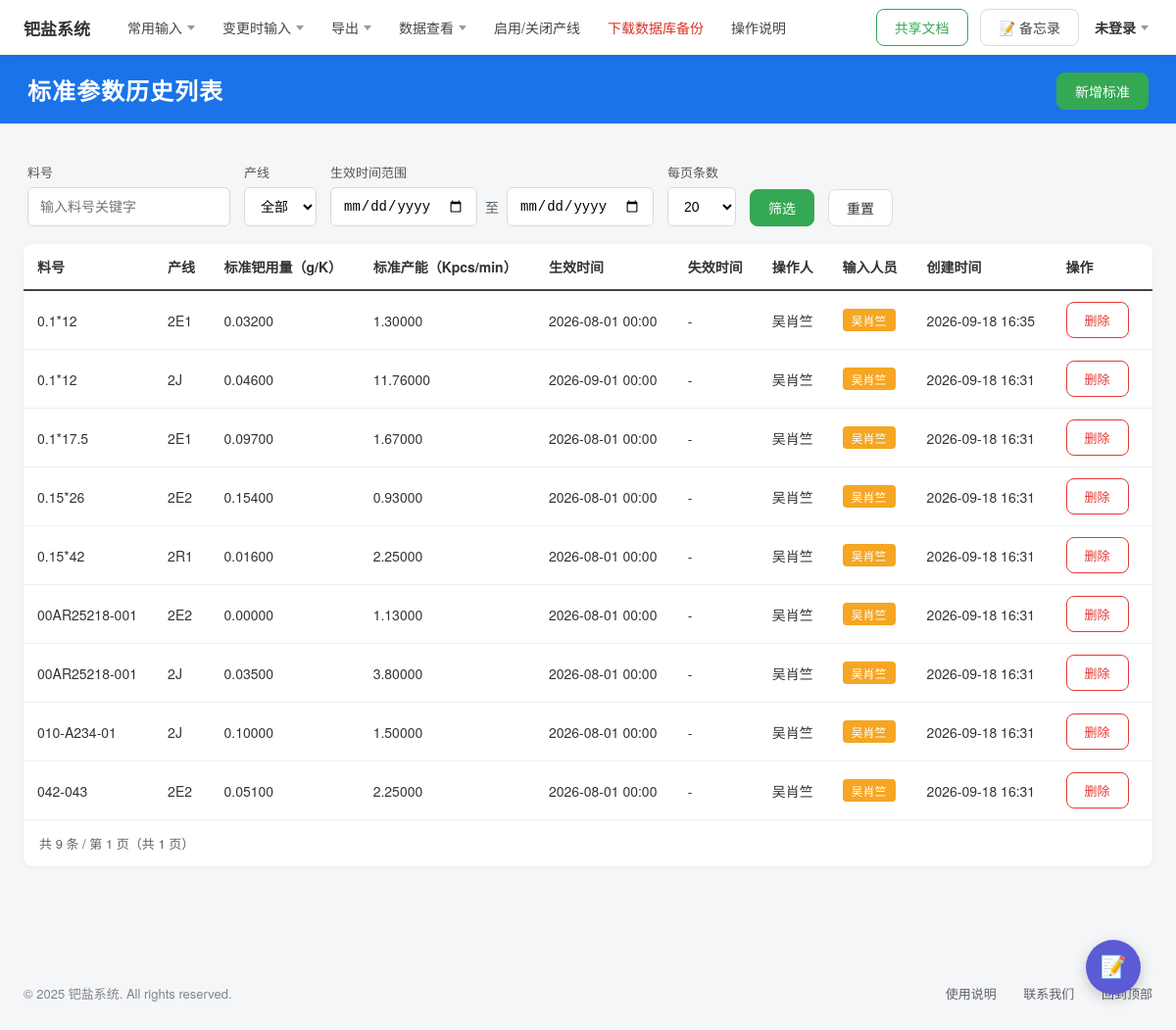
Page /param-history/ on the committed database.
### palladium/models.py (models this page shows, shortened)
class Product(models.Model):
    part_no = models.CharField('料号', max_length=50, unique=True)
    customer = models.ForeignKey(
        Customer, on_delete=models.SET_NULL,
        null=True, blank=True, related_name='products', verbose_name='客户',
    )
    created_by = models.ForeignKey(
        settings.AUTH_USER_MODEL, on_delete=models.SET_NULL,
        null=True, blank=True, related_name='products', verbose_name='创建人',
    )
    created_at = models.DateTimeField('创建时间', auto_now_add=True)
    class Meta:
        ordering = ['-id']
        verbose_name = '产品料号'
        verbose_name_plural = '产品料号'

class ProductionLine(models.Model):
    name = models.CharField('产线名称', max_length=50)
    line_no = models.CharField('产线编号', max_length=50, blank=True, default='')
    floor = models.CharField('车间楼层', max_length=20, blank=True, default='')
    plating_type = models.ForeignKey(
        PlatingType, on_delete=models.SET_NULL,
        null=True, blank=True, related_name='lines', verbose_name='镀种',
    )
    is_active = models.BooleanField('是否启用', default=True)
    sort_order = models.IntegerField('排序', default=0)
    created_by = models.ForeignKey(
        settings.AUTH_USER_MODEL, on_delete=models.SET_NULL,
        null=True, blank=True, related_name='production_lines', verbose_name='创建人',
    )
    created_at = models.DateTimeField('创建时间', auto_now_add=True)
    class Meta:
        ordering = ['sort_order', 'id']
        verbose_name = '产线'
        verbose_name_plural = '产线'

class StandardParamHistory(models.Model):
    product = models.ForeignKey(
        Product, on_delete=models.CASCADE,
        related_name='param_histories', verbose_name='料号',
    )
    effective_date = models.DateField('生效日期')
    created_by = models.ForeignKey(
        settings.AUTH_USER_MODEL, on_delete=models.SET_NULL,
        null=True, blank=True, verbose_name='创建人',
    )
    created_at = models.DateTimeField('创建时间', auto_now_add=True)
    class Meta:
        ordering = ['-effective_date', '-id']
        verbose_name = '标准参数历史'
        verbose_name_plural = '标准参数历史'

### palladium/views.py (the view)
# urls.py: path('param-history/', views.param_history_list, name='param_history_list'),
def param_history_list(request):
    q = (request.GET.get('q') or '').strip()
    line_id = request.GET.get('line') or ''
    start = _parse_date(request.GET.get('start'), None)
    end = _parse_date(request.GET.get('end'), None)
    try:
        page_size = int(request.GET.get('page_size') or 20)
    except ValueError:
        page_size = 20
    page_size = min(max(page_size, 10), 200)
    page_no = max(int(request.GET.get('page') or 1), 1)
    configs = StandardParamConfig.objects.select_related(
        'history__product', 'history__created_by', 'line').order_by(
        'history__product__part_no', 'line__name', '-history__effective_date', '-history_id')
    rows = []
    for c in configs:
        h = c.history
        rows.append({
            'id': c.id,
            'line_id': c.line_id,
            'part_no': h.product.part_no,
            'line_name': c.line.name,
            'gold': _fmt_num(c.std_gold_usage),
            'capacity': _fmt_num(c.std_capacity),
            'effective': h.effective_date,
            'creator': h.created_by.username if h.created_by else '',
            'creator_chip': _creator_chip(h.created_by)[1],
            'created_at': h.created_at,
        })
    groups = {}
    for r in rows:
        groups.setdefault((r['part_no'], r['line_name']), []).append(r)
    for items in groups.values():
        items.sort(key=lambda r: (r['effective'], r['id']))
        for i, r in enumerate(items):
            r['expiry'] = items[i + 1]['effective'] if i + 1 < len(items) else None
    if q:
        rows = [r for r in rows if q.lower() in r['part_no'].lower()]
    if line_id.isdigit():
        rows = [r for r in rows if r['line_id'] == int(line_id)]
    if start:
        rows = [r for r in rows if r['effective'] >= start]
    if end:
        rows = [r for r in rows if r['effective'] <= end]
    paginator = Paginator(rows, page_size)
    page = paginator.get_page(page_no)
    def list_url(overrides):
        params = request.GET.copy()
        for k, v in overrides.items():
            if v is None:
                params.pop(k, None)
            else:
                params[k] = v
        qs = params.urlencode()
        return request.path + ('?' + qs if qs else '')
    context = {
        'page_title': '历史参数列表',
        'lines': ProductionLine.objects.filter(is_active=True),
        'page_sizes': [10, 20, 50, 100],
        'page_size': page_size,
        'q': q, 'line_id': line_id,
        'start': request.GET.get('start') or '',
        'end': request.GET.get('end') or '',
        'page_obj': page,
        'clear_url': request.path,
        'prev_url': list_url({'page': page.previous_page_number()}) if page.has_previous() else '',
        'next_url': list_url({'page': page.next_page_number()}) if page.has_next() else '',
    }
    return render(request, 'palladium/param_history.html', context)

### palladium/views.py (called while the page is built)
def _creator_chip(user):
    name = user.username if user else ''
    return name, (sum(map(ord, name)) % 4 if name else None)

def _parse_date(value, default):
    if not value:
        return default
    try:
        return datetime.date.fromisoformat(value)
    except ValueError:
        return default

def _fmt_num(value, digits=5):
    try:
        return f'{float(value):.{digits}f}'
    except (TypeError, ValueError):
        return value or ''

### templates/palladium/param_history.html (shortened to what this page needs)
{% extends 'base.html' %}
{% load static %}
{% block extra_css %}
<link rel="stylesheet" href="{% static 'css/page-form.css' %}">
{% endblock %}
{% block page_body %}
<div class="page-banner banner-with-actions">
    <h1>标准参数历史列表</h1>
    <a class="btn btn-green" href="{% url 'palladium:param_create' %}">新增标准</a>
</div>
<main class="content form-page" style="max-width:100%;">
    <form method="get" class="list-toolbar" id="filterForm">
        <div class="tool-item grow">
            <label>料号</label>
            <input type="text" name="q" value="{{ q }}" placeholder="输入料号关键字" style="width:100%;">
        </div>
        <div class="tool-item grow">
            <label>产线</label>
            <select name="line" style="width:100%;">
                <option value="">全部</option>
            </select>
        </div>
        <div class="tool-item grow">
            <label>生效时间范围</label>
            <div class="date-range">
                <input type="date" name="start" value="{{ start }}">
                <span class="range-sep">至</span>
                <input type="date" name="end" value="{{ end }}">
            </div>
        </div>
        <div class="tool-item">
            <label>每页条数</label>
            <select name="page_size" onchange="document.getElementById('filterForm').submit()">
                {% for size in page_sizes %}
                <option value="{{ size }}" {% if page_size == size %}selected{% endif %}>{{ size }}</option>
                {% endfor %}
            </select>
        </div>
        <button type="submit" class="btn btn-green">筛选</button>
        <a class="btn" href="{{ clear_url }}">重置</a>
    </form>
    <div class="table-wrap">
        <table class="list-table">
            <thead>
            <tr>
                <th>料号</th>
                <th>产线</th>
                <th>标准钯用量（g/K）</th>
                <th>标准产能（Kpcs/min）</th>
                <th>生效时间</th>
                <th>失效时间</th>
                <th>操作人</th>
                <th>输入人员</th>
                <th>创建时间</th>
                <th>操作</th>
            </tr>
            </thead>
            <tbody>
            {% for r in page_obj %}
            <tr>
                <td>{{ r.part_no }}</td>
                <td>{{ r.line_name }}</td>
                <td>{{ r.gold }}</td>
                <td>{{ r.capacity }}</td>
                <td>{{ r.effective|date:'Y-m-d' }} 00:00</td>
                <td>{% if r.expiry %}{{ r.expiry|date:'Y-m-d' }} 00:00{% else %}-{% endif %}</td>
                <td>{{ r.creator|default:'-' }}</td>
                <td>{% if r.creator %}<span class="chip chip-{{ r.creator_chip }}">{{ r.creator }}</span>{% else %}-{% endif %}</td>
                <td>{{ r.created_at|date:'Y-m-d H:i' }}</td>
                <td class="action-cell">
                    <form method="post" action="{% url 'palladium:param_history_delete' r.id %}" class="inline-form"
                          data-confirm="确认删除该条标准参数？">
                        <button type="submit" class="btn btn-red-outline btn-sm">删除</button>
                    </form>
                </td>
            </tr>
            {% empty %}
            <tr><td colspan="10" class="empty-cell">暂无标准参数历史记录</td></tr>
            {% endfor %}
            </tbody>
        </table>
        <div class="pagination">
            <span>共 {{ page_obj.paginator.count }} 条 / 第 {{ page_obj.number }} 页（共 {{ page_obj.paginator.num_pages }} 页）</span>
        </div>
    </div>
</main>
{% endblock %}

### static/css/base.css (style rules this page uses)
* { margin: 0; padding: 0; box-sizing: border-box; }
body { font-family: "Microsoft YaHei", "PingFang SC", "Helvetica Neue", Arial, sans-serif; font-size: 14px; color: #333; background: #f5f6f8; }
a { text-decoration: none; color: inherit; }
.btn { display: inline-flex; align-items: center; justify-content: center; padding: 8px 18px; border: 1px solid #dadce0; border-radius: 8px; background: #fff; font-size: 14px; cursor: pointer; transition: all 0.15s; }
.content { max-width: 1500px; margin: 0 auto; padding: 32px 24px 60px; }

### static/css/page-form.css (style rules this page uses)
.page-banner { background: #1a73e8; color: #fff; padding: 18px 28px 14px; }
.page-banner h1 { font-size: 24px; font-weight: 700; letter-spacing: 1px; }
.form-page { padding-top: 24px; max-width: 1500px; margin: 0 auto; }
.btn-green { background: #34a853; border-color: #34a853; color: #fff; }
.btn-sm { padding: 8px 18px; font-size: 13px; }
.btn-red-outline { background: #fff; border: 1px solid #e53935; color: #e53935; border-radius: 8px; }
.list-toolbar { display: flex; align-items: flex-end; gap: 14px; flex-wrap: wrap; padding: 16px 4px 18px; }
.tool-item label { display: block; font-size: 13px; color: #555; margin-bottom: 6px; }
.tool-item input, .tool-item select { height: 40px; padding: 0 12px; border: 1px solid #d9d9d9; border-radius: 6px; font-size: 14px; outline: none; background: #fff; }
.tool-item input { width: 220px; }
.table-wrap { background: #fff; border-radius: 10px; box-shadow: 0 1px 4px rgba(0, 0, 0, 0.05); overflow: hidden; }
.list-table { width: 100%; border-collapse: collapse; }
.list-table th { text-align: left; padding: 13px 14px; border-bottom: 2px solid #444; white-space: nowrap; font-weight: 600; background: #fff; }
.list-table td { padding: 11px 14px; border-bottom: 1px solid #eceef1; white-space: nowrap; }
.chip { display: inline-block; font-size: 12px; padding: 3px 9px; border-radius: 4px; color: #fff; }
.chip-0 { background: #f5a623; }
.action-cell { white-space: nowrap; }
.action-cell .btn { margin-right: 8px; }
.inline-form { display: inline; }
.pagination { display: flex; align-items: center; justify-content: space-between; padding: 14px 16px; color: #5f6368; font-size: 13px; }
.banner-with-actions { display: flex; align-items: flex-start; justify-content: space-between; }
.date-range { display: flex; align-items: center; gap: 8px; }
.date-range input { width: 150px; }
.range-sep { color: #5f6368; }

### rows in the picture
Product: part_no "0.1*12" "0.1*12"
ProductionLine: line_name "2E1" "2E1"
StandardParamHistory: effective "2026-08-01", created_at "2026-09-18 16:35"
ProductionLine: line_name "2J" "2J" "2J"
StandardParamHistory: effective "2026-09-01", created_at "2026-09-18 16:31"
Product: part_no "0.1*17.5"
StandardParamHistory: effective "2026-08-01", created_at "2026-09-18 16:31"
Product: part_no "0.15*26"
ProductionLine: line_name "2E2" "2E2" "2E2"
StandardParamHistory: effective "2026-08-01", created_at "2026-09-18 16:31"
Product: part_no "0.15*42"
ProductionLine: line_name "2R1"
StandardParamHistory: effective "2026-08-01", created_at "2026-09-18 16:31"
Product: part_no "00AR25218-001" "00AR25218-001"
StandardParamHistory: effective "2026-08-01", created_at "2026-09-18 16:31"
StandardParamHistory: effective "2026-08-01", created_at "2026-09-18 16:31"
Product: part_no "010-A234-01"
StandardParamHistory: effective "2026-08-01", created_at "2026-09-18 16:31"
Product: part_no "042-043"
StandardParamHistory: effective "2026-08-01", created_at "2026-09-18 16:31"

### other values in the picture
{{ r.gold }} "0.03200" "0.04600" "0.09700" "0.15400" "0.01600" "0.00000" "0.03500" "0.10000" "0.05100"
{{ r.capacity }} "1.30000" "11.76000" "1.67000" "0.93000" "2.25000" "1.13000" "3.80000" "1.50000" "2.25000"
{{ r.creator|default:'-' }} "吴肖竺" "吴肖竺" "吴肖竺" "吴肖竺" "吴肖竺" "吴肖竺" "吴肖竺" "吴肖竺" "吴肖竺"
{{ r.creator }} "吴肖竺" "吴肖竺" "吴肖竺" "吴肖竺" "吴肖竺" "吴肖竺" "吴肖竺" "吴肖竺" "吴肖竺"
{{ page_obj.paginator.count }} "9"
{{ page_obj.number }} "1"
{{ page_obj.paginator.num_pages }} "1"
form field page_size "20"
